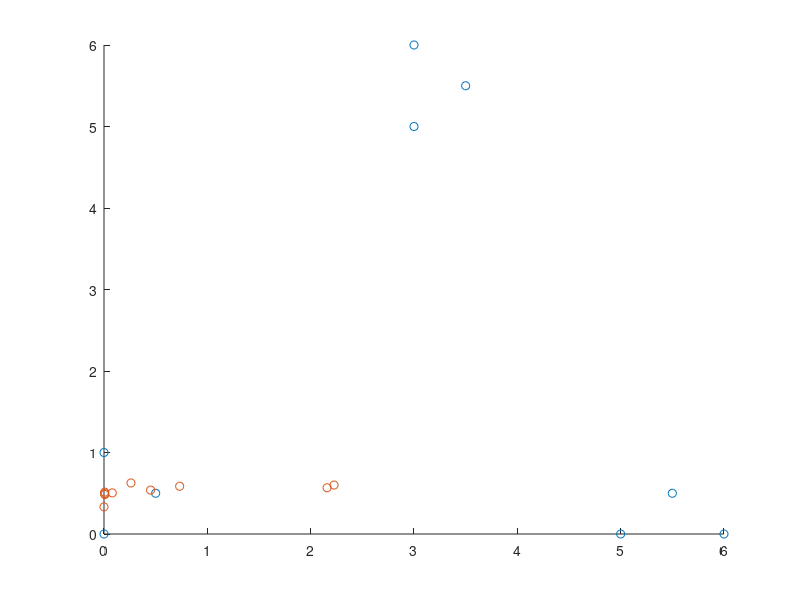

Write the MATLAB code that produced this figure.
clear
close all

training_set = csvread('train.csv',1,1);
%validation_set = csvread('validation.csv',1,0);
%test_set = csvread('test.csv',1,0);

points = [0 0;
          0 1;
          .5 .5;
          5 0;
          5.5 .5;
          6 0;
          3 5;
          3 6;
          3.5 5.5];

% % implementing k-means clustering for k = 3
% ci = [randi([0 8], 3, 1) randi([0 8], 3, 1)];       % initial centroids
% movement = [];
% 
% % cluster assignment step
% a = knnsearch(ci,points, 'IncludeTies',true,'Distance','Euclidean');
% a = cell2mat(a);
% closest = ci(a,:);

[idx,C] = kmeans(training_set,10)

% for i = 1:100
%     current = ci;
%     
%     
% end

figure;
scatter(points(:,1), points(:,2))
hold on 
%scatter(ci(:,1), ci(:,2), 'r+')
scatter(C(:,1), C(:,2), 'r+')